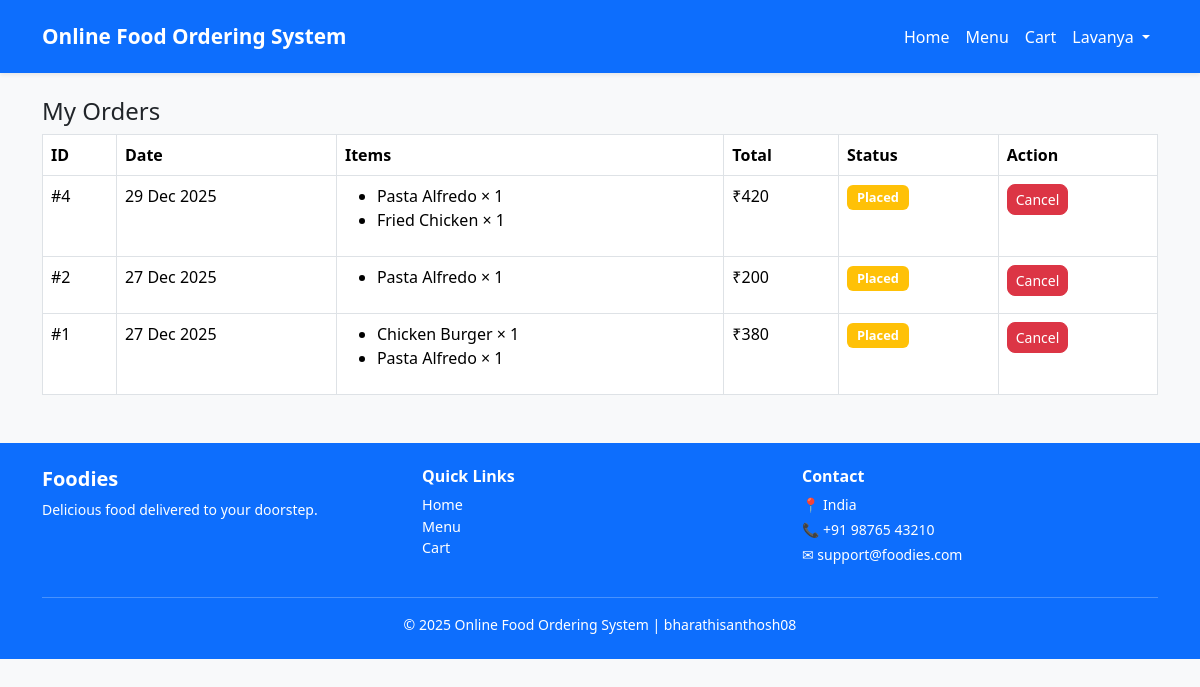
Screenshot of /orders/ (signed in) with the database file from the repository.
### store/models.py (models this page shows, shortened)
class Order(models.Model):
    user = models.ForeignKey(User, on_delete=models.CASCADE)
    total_price = models.IntegerField()
    status = models.CharField(max_length=20, default='Pending')
    created_at = models.DateTimeField(auto_now_add=True)

class OrderItem(models.Model):
    order = models.ForeignKey(
        Order,
        related_name="items",
        on_delete=models.CASCADE
    )
    food = models.ForeignKey(Food, on_delete=models.CASCADE)
    quantity = models.IntegerField(default=1)

class Food(models.Model):
    name = models.CharField(max_length=100)
    price = models.IntegerField()
    image = models.ImageField(upload_to='foods/')

### store/views.py (the view)
# urls.py: path('orders/', admin_view.orders, name='admin_orders'),
@login_required
def orders(request):
    orders = Order.objects.filter(user=request.user).order_by('-id')
    return render(request, 'orders.html', {'orders': orders})

### store/templates/orders.html (shortened to what this page needs)
{% extends 'base.html' %}
{% block content %}
<h4>My Orders</h4>
<table class="table table-bordered">
<thead>
    <tr>
        <th>ID</th>
        <th>Date</th>
        <th>Items</th>
        <th>Total</th>
        <th>Status</th>
        <th>Action</th>
    </tr>
</thead>
<tbody>
{% for order in orders %}
<tr>
    <td>#{{ order.id }}</td>
    <td>{{ order.created_at|date:"d M Y" }}</td>
    <td>
        <ul>
            {% for item in order.items.all %}
                <li>{{ item.food.name }} × {{ item.quantity }}</li>
            {% endfor %}
        </ul>
    </td>
    <td>₹{{ order.total_price }}</td>
    <td>
        {% if order.status == "Placed" %}
            <span class="badge bg-warning">{{ order.status }}</span>
        {% elif order.status == "Cancelled" %}
            <span class="badge bg-danger">{{ order.status }}</span>
        {% else %}
            <span class="badge bg-success">{{ order.status }}</span>
        {% endif %}
    </td>
    <td>
        {% if order.status == "Placed" %}
        <form method="post" action="{% url 'cancel_order' order.id %}">
            <button class="btn btn-sm btn-danger">Cancel</button>
        </form>
        {% else %}
            —
        {% endif %}
    </td>
</tr>
{% empty %}
<tr>
    <td colspan="6" class="text-center">No orders found</td>
</tr>
{% endfor %}
</tbody>
</table>
{% endblock %}

### store/templates/base.html (shortened to what this page needs)
{% load static %}
<!DOCTYPE html>
<html lang="en">
<head>
    <link href="https://cdn.jsdelivr.net/npm/bootstrap@5.3.2/dist/css/bootstrap.min.css" rel="stylesheet">
    <link rel="stylesheet" href="{% static 'css/style.css' %}">
</head>
<body>
<nav class="navbar navbar-expand-lg navbar-dark bg-primary shadow-sm py-3">
    <div class="container">
        <a class="navbar-brand fw-bold " href="{% url 'home' %}">
            Online Food Ordering System
        </a>
        <div class="collapse navbar-collapse" id="navbarNav">
            <ul class="navbar-nav ms-auto align-items-center">
                <li class="nav-item">
                    <a class="nav-link" href="{% url 'home' %}">Home</a>
                </li>
                <li class="nav-item">
                    <a class="nav-link" href="{% url 'menu' %}">Menu</a>
                </li>
                <li class="nav-item">
                    <a class="nav-link" href="{% url 'cart' %}">Cart</a>
                </li>
                {% if user.is_authenticated %}
                <li class="nav-item dropdown">
                    <a class="nav-link dropdown-toggle" href="#" role="button"
                       data-bs-toggle="dropdown">
                        {{ user.username }}
                    </a>
                </li>
                {% endif %}
            </ul>
        </div>
    </div>
</nav>
<main class="container my-4">
    {% block content %}
    {% endblock %}
</main>
<footer class="bg-primary text-white mt-5">
    <div class="container py-4">
        <div class="row">
            <div class="col-md-4">
                <h5>Foodies</h5>
                <p class="small">
                    Delicious food delivered to your doorstep.
                </p>
            </div>
            <div class="col-md-4">
                <h6>Quick Links</h6>
                <ul class="list-unstyled small">
                    <li><a href="{% url 'home' %}" class="text-white text-decoration-none">Home</a></li>
                    <li><a href="{% url 'menu' %}" class="text-white text-decoration-none">Menu</a></li>
                    <li><a href="{% url 'cart' %}" class="text-white text-decoration-none">Cart</a></li>
                </ul>
            </div>
            <div class="col-md-4">
                <h6>Contact</h6>
                <p class="small mb-1">📍 India</p>
                <p class="small mb-1">📞 +91 98765 43210</p>
                <p class="small">✉ support@foodies.com</p>
            </div>
        </div>
        <hr class="border-light">
        <div class="text-center small">
            © 2025 Online Food Ordering System | bharathisanthosh08
        </div>
    </div>
</footer>
</body>
</html>

### store/static/css/style.css (style rules this page uses)
body { font-family: 'Segoe UI', Tahoma, Geneva, Verdana, sans-serif; background-color: #f8f9fa; }
a { text-decoration: none; }
.navbar-brand { font-size: 1.3rem; }
.navbar .nav-link { font-weight: 500; color: white }
.btn { border-radius: 8px; }
.table { background-color: #fff; }
.table th { font-weight: 600; }
.badge { font-size: 0.8rem; padding: 6px 10px; }
footer { margin-top: 60px; }
footer h5, footer h6 { font-weight: 600; }
footer p, footer li { font-size: 0.9rem; }

### rows the page displays
Order: id "4", created_at "29 Dec 2025", total_price "420", status "Placed", shows "Cancel"
OrderItem: food.name "Pasta Alfredo", quantity "1"
OrderItem: food.name "Fried Chicken", quantity "1"
Order: id "2", created_at "27 Dec 2025", total_price "200", status "Placed", shows "Cancel"
OrderItem: food.name "Pasta Alfredo", quantity "1"
Order: id "1", created_at "27 Dec 2025", total_price "380", status "Placed", shows "Cancel"
OrderItem: food.name "Chicken Burger", quantity "1"
OrderItem: food.name "Pasta Alfredo", quantity "1"

### other values shown
{{ user.username }} "Lavanya"
